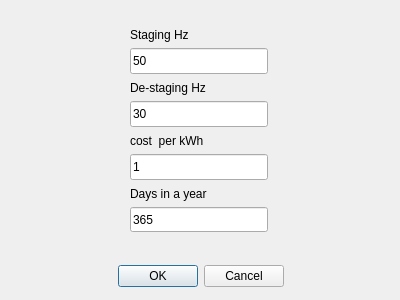
<?xml version="1.0" encoding="UTF-8"?>
<ui version="4.0">
 <class>Dialog_ReportOption</class>
 <widget class="QDialog" name="Dialog_ReportOption">
  <property name="windowModality">
   <enum>Qt::ApplicationModal</enum>
  </property>
  <property name="geometry">
   <rect>
    <x>0</x>
    <y>0</y>
    <width>400</width>
    <height>300</height>
   </rect>
  </property>
  <property name="windowTitle">
   <string>Report Options</string>
  </property>
  <widget class="QDialogButtonBox" name="buttonBox">
   <property name="geometry">
    <rect>
     <x>30</x>
     <y>260</y>
     <width>341</width>
     <height>32</height>
    </rect>
   </property>
   <property name="orientation">
    <enum>Qt::Horizontal</enum>
   </property>
   <property name="standardButtons">
    <set>QDialogButtonBox::Cancel|QDialogButtonBox::Ok</set>
   </property>
   <property name="centerButtons">
    <bool>true</bool>
   </property>
  </widget>
  <widget class="QLineEdit" name="lineEdit_1">
   <property name="geometry">
    <rect>
     <x>130</x>
     <y>48</y>
     <width>138</width>
     <height>26</height>
    </rect>
   </property>
   <property name="sizePolicy">
    <sizepolicy hsizetype="Expanding" vsizetype="Expanding">
     <horstretch>0</horstretch>
     <verstretch>0</verstretch>
    </sizepolicy>
   </property>
   <property name="styleSheet">
    <string notr="true">font: 9pt &quot;Arial&quot;;</string>
   </property>
   <property name="text">
    <string>50</string>
   </property>
  </widget>
  <widget class="QLabel" name="label_3">
   <property name="geometry">
    <rect>
     <x>130</x>
     <y>133</y>
     <width>138</width>
     <height>15</height>
    </rect>
   </property>
   <property name="styleSheet">
    <string notr="true">font: 9pt &quot;Arial&quot;;</string>
   </property>
   <property name="text">
    <string>cost  per kWh</string>
   </property>
  </widget>
  <widget class="QLineEdit" name="lineEdit_3">
   <property name="geometry">
    <rect>
     <x>130</x>
     <y>154</y>
     <width>138</width>
     <height>26</height>
    </rect>
   </property>
   <property name="sizePolicy">
    <sizepolicy hsizetype="Expanding" vsizetype="Expanding">
     <horstretch>0</horstretch>
     <verstretch>0</verstretch>
    </sizepolicy>
   </property>
   <property name="styleSheet">
    <string notr="true">font: 9pt &quot;Arial&quot;;</string>
   </property>
   <property name="text">
    <string>1</string>
   </property>
  </widget>
  <widget class="QLineEdit" name="lineEdit_4">
   <property name="geometry">
    <rect>
     <x>130</x>
     <y>207</y>
     <width>138</width>
     <height>25</height>
    </rect>
   </property>
   <property name="sizePolicy">
    <sizepolicy hsizetype="Expanding" vsizetype="Expanding">
     <horstretch>0</horstretch>
     <verstretch>0</verstretch>
    </sizepolicy>
   </property>
   <property name="styleSheet">
    <string notr="true">font: 9pt &quot;Arial&quot;;</string>
   </property>
   <property name="text">
    <string>365</string>
   </property>
  </widget>
  <widget class="QLabel" name="label_2">
   <property name="geometry">
    <rect>
     <x>130</x>
     <y>80</y>
     <width>138</width>
     <height>15</height>
    </rect>
   </property>
   <property name="styleSheet">
    <string notr="true">font: 9pt &quot;Arial&quot;;</string>
   </property>
   <property name="text">
    <string>De-staging Hz</string>
   </property>
  </widget>
  <widget class="QLabel" name="label_1">
   <property name="geometry">
    <rect>
     <x>130</x>
     <y>27</y>
     <width>138</width>
     <height>15</height>
    </rect>
   </property>
   <property name="styleSheet">
    <string notr="true">font: 9pt &quot;Arial&quot;;</string>
   </property>
   <property name="text">
    <string>Staging Hz</string>
   </property>
  </widget>
  <widget class="QLineEdit" name="lineEdit_2">
   <property name="geometry">
    <rect>
     <x>130</x>
     <y>101</y>
     <width>138</width>
     <height>26</height>
    </rect>
   </property>
   <property name="sizePolicy">
    <sizepolicy hsizetype="Expanding" vsizetype="Expanding">
     <horstretch>0</horstretch>
     <verstretch>0</verstretch>
    </sizepolicy>
   </property>
   <property name="styleSheet">
    <string notr="true">font: 9pt &quot;Arial&quot;;</string>
   </property>
   <property name="text">
    <string>30</string>
   </property>
  </widget>
  <widget class="QLabel" name="label_4">
   <property name="geometry">
    <rect>
     <x>130</x>
     <y>186</y>
     <width>138</width>
     <height>15</height>
    </rect>
   </property>
   <property name="styleSheet">
    <string notr="true">font: 9pt &quot;Arial&quot;;</string>
   </property>
   <property name="text">
    <string>Days in a year</string>
   </property>
  </widget>
 </widget>
 <resources/>
 <connections>
  <connection>
   <sender>buttonBox</sender>
   <signal>accepted()</signal>
   <receiver>Dialog_ReportOption</receiver>
   <slot>accept()</slot>
   <hints>
    <hint type="sourcelabel">
     <x>248</x>
     <y>254</y>
    </hint>
    <hint type="destinationlabel">
     <x>157</x>
     <y>274</y>
    </hint>
   </hints>
  </connection>
  <connection>
   <sender>buttonBox</sender>
   <signal>rejected()</signal>
   <receiver>Dialog_ReportOption</receiver>
   <slot>reject()</slot>
   <hints>
    <hint type="sourcelabel">
     <x>316</x>
     <y>260</y>
    </hint>
    <hint type="destinationlabel">
     <x>286</x>
     <y>274</y>
    </hint>
   </hints>
  </connection>
 </connections>
</ui>
